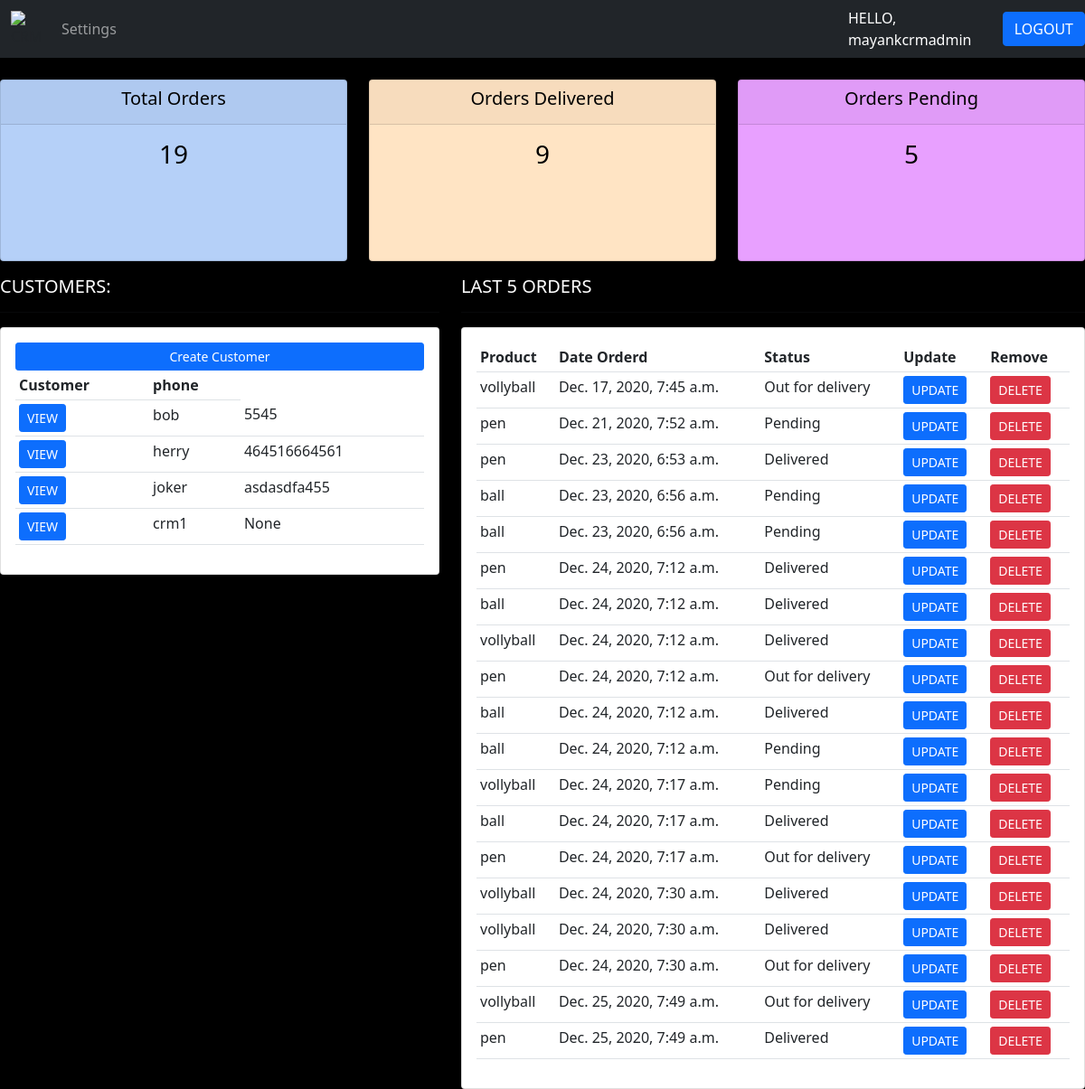
The app's page / (signed in) with its own data.
### accounts/models.py (models this page shows, shortened)
class Customer(models.Model):
    user = models.OneToOneField(User,null=True,blank=True, on_delete = models.CASCADE)
    name = models.CharField(max_length=200,null=True)
    phone = models.CharField(max_length=200,null=True)
    email = models.CharField(max_length=200,null=True)
    profile_pic = models.ImageField(default='profile.png',null=True, blank=True)
    date_created = models.DateTimeField(auto_now_add=True,null=True)

class Order(models.Model):
    STATUS =(
        ('Pending', 'Pending'),
        ('Out for delivery','out for delivery'),
        ('Delivered', 'Delivered')
    )
    customer= models.ForeignKey(Customer, on_delete=models.SET_NULL, null=True)
    product = models.ForeignKey(Product, on_delete=models.SET, null=True)
    status = models.CharField(max_length=200,null=True, choices=STATUS)
    date_created = models.DateTimeField(auto_now_add=True,null=True)
    note = models.CharField(max_length=200,null=True)

class Product(models.Model):
    CATEGORY = (
        ('Indoor', 'Indoor'),
        ('Outdoor', 'Outdoor'),
        )
    name = models.CharField(max_length=200)
    price= models.FloatField(null=True)
    category = models.CharField(max_length=200,null=True, choices=CATEGORY)
    description = models.CharField(max_length=200,null=True)
    date_created = models.DateTimeField(max_length=200,null=True)
    tags = models.ManyToManyField(Tag)
    def __str__(self):
        return self.name

### accounts/decorators.py (the view)
	def wrapper_function(request, *args, **kwargs):
		group = None
		if request.user.groups.exists():
			group = request.user.groups.all()[0].name
		if group == 'customer':
			return redirect('user-page')
		if group == 'admin':
			return view_func(request, *args, **kwargs)

### accounts/views.py (called while the page is built)
@login_required(login_url='login')
@admin_only
def home(request):
    customer=Customer.objects.all()
    order = Order.objects.all()
    total_customer = customer.count()
    total_order = order.count()
    delivered = order.filter(status='Delivered').count()
    pending = order.filter(status='Pending').count()
    context = {'order':order,'customer':customer,'total_order':total_order,'delivered':delivered,'pending':pending,'total_customer':total_customer,}
    return render(request,'accounts/dashboard.html',context)

### accounts/templates/accounts/dashboard.html (shortened to what this page needs)
{% extends "accounts/base.html" %}
{% block content %}
{% include 'accounts/status.html' %}
<div class="row">
	<div class="col-md-5">
		<h5>CUSTOMERS:</h5>
		<hr>
		<div class="card card-body">
			<a class="btn btn-primary  btn-sm btn-block" href="">Create Customer</a>
			<table class="table table-sm">
				<tr>
					<th>Customer</th>
					<th>phone</th>
				</tr>
				{% for customers in customer %}
				 <tr>
					<td><a class="btn btn-sm btn-primary"href="{% url 'customers' customers.id %}">VIEW</a></td>
					<td>{{customers.name}}</td>
					<td>{{customers.phone}}</td>
    			</tr>
				{% endfor %}
			</table>
		</div>
	</div>
	<div class="col-md-7">
		<h5>LAST 5 ORDERS</h5>
		<hr>
		<div class="card card-body">
			<table class="table table-sm">
				<tr>
					<th>Product</th>
					<th>Date Orderd</th>
					<th>Status</th>
					<th>Update</th>
					<th>Remove</th>
				</tr>
				{% for i in order  %}
						<tr>
						<td>{{i.product}}</td>
						<td>{{i.date_created}}</td>
						<td>{{i.status}}</td>
						<td> <a class='btn btn-sm btn-primary' href="{% url 'update_order' i.id %}">UPDATE</a> </td>
						<td> <a class='btn btn-sm btn-danger' href="{% url 'delete_order' i.id %}">DELETE</a> </td>
						</tr>
				{% endfor %}
			</table>
		</div>
	</div>
</div>
{% endblock content %}

### accounts/templates/accounts/base.html (shortened to what this page needs)
<!doctype html>
<html lang="en">
  <head>
    <link href="https://cdn.jsdelivr.net/npm/bootstrap@5.0.0-beta1/dist/css/bootstrap.min.css" rel="stylesheet">
  </head>
  <body>
    {% include 'accounts/navbar.html' %}
    {% block content %}
    {% endblock content %}
  </body>
</html>

### accounts/templates/accounts/navbar.html (shortened to what this page needs)
{% load static %}
<nav class="navbar navbar-expand-lg navbar-dark bg-dark">
  <div class="container-fluid">
    <img src="{%static 'images/logo.png' %}" alt="CRM">
    <div class="collapse navbar-collapse" id="navbarNav">
      <ul class="navbar-nav">
        {% if requet.user.is_staff %}
                  <li class="nav-item">
                    <a class="nav-link" href="{%url 'home'%}">DashBoard</a>
                  </li>
                  <li class="nav-item">
                    <a class="nav-link" href="{%url 'products'%}">Products</a>
                  </li>
              {% else %}
                 <li class="nav-item">
                   <a class="nav-link" href="{%url 'account'%}">Settings</a>
                 </li>
        {% endif %}
      </ul>
    </div>
  </div>
  <span id = "msg">HELLO,   {{request.user}}</span>
  <span><a href="{%url 'logout' %}"  class = "btn btn-primary"> LOGOUT </a></span>
</nav>

### accounts/templates/accounts/status.html (shortened to what this page needs)
<br>
<div class="row">
	<div class="col">
		<div class="col-md">
			<div class="card text-center text-white  mb-3" id="total-orders">
			  	<div class="card-header">
			  		<h5 class="card-title">Total Orders</h5>
			  	</div>
			  	<div class="card-body">
			    	<h3 class="card-title">{{total_order}}</h3>
			  	</div>
			</div>
		</div>
	</div>
	<div class="col">
		<div class="col-md">
			<div class="card text-center text-white  mb-3" id="orders-delivered">
			  	<div class="card-header">
			  		<h5 class="card-title">Orders Delivered</h5>
			  	</div>
			  	<div class="card-body">
			    	<h3 class="card-title">{{delivered}}
					</h3>
			  	</div>
			</div>
		</div>
	</div>
	<div class="col">
		<div class="col-md">
			<div class="card text-center text-white  mb-3" id="orders-pending">
			  	<div class="card-header">
			  		<h5 class="card-title">Orders Pending</h5>
			  	</div>
			  	<div class="card-body">
			    	<h3 class="card-title">{{pending}}</h3>
			  	</div>
			</div>
		</div>
	</div>
</div>

### accounts/templates/accounts/base.html (style rules this page uses)
body { background-color: black }

### accounts/templates/accounts/navbar.html (style rules this page uses)
#msg { color:white; margin-right:20px; }

### accounts/templates/accounts/status.html (style rules this page uses)
.card-title { color: black; }
#total-orders { padding-bottom: 76px; background-color: #b5d0f8; }
#orders-delivered { padding-bottom: 76px; background-color: bisque; }
#orders-pending { padding-bottom: 76px; background-color: #e8a0ff; }

### accounts/templates/accounts/dashboard.html (style rules this page uses)
h5 { color: white; }

### records on screen
Customer: name "bob", phone "5545"
Customer: name "herry", phone "464516664561"
Customer: name "joker", phone "asdasdfa455"
Customer: name "crm1", phone "None"
Order: product "vollyball", date_created "Dec. 17, 2020, 7:45 a.m.", status "Out for delivery"
Order: product "pen", date_created "Dec. 21, 2020, 7:52 a.m.", status "Pending"
Order: product "pen", date_created "Dec. 23, 2020, 6:53 a.m.", status "Delivered"
Order: product "ball", date_created "Dec. 23, 2020, 6:56 a.m.", status "Pending"
Order: product "ball", date_created "Dec. 23, 2020, 6:56 a.m.", status "Pending"
Order: product "pen", date_created "Dec. 24, 2020, 7:12 a.m.", status "Delivered"
Order: product "ball", date_created "Dec. 24, 2020, 7:12 a.m.", status "Delivered"
Order: product "vollyball", date_created "Dec. 24, 2020, 7:12 a.m.", status "Delivered"
Order: product "pen", date_created "Dec. 24, 2020, 7:12 a.m.", status "Out for delivery"
Order: product "ball", date_created "Dec. 24, 2020, 7:12 a.m.", status "Delivered"
Order: product "ball", date_created "Dec. 24, 2020, 7:12 a.m.", status "Pending"
Order: product "vollyball", date_created "Dec. 24, 2020, 7:17 a.m.", status "Pending"
Order: product "ball", date_created "Dec. 24, 2020, 7:17 a.m.", status "Delivered"
Order: product "pen", date_created "Dec. 24, 2020, 7:17 a.m.", status "Out for delivery"
Order: product "vollyball", date_created "Dec. 24, 2020, 7:30 a.m.", status "Delivered"
Order: product "vollyball", date_created "Dec. 24, 2020, 7:30 a.m.", status "Delivered"
Order: product "pen", date_created "Dec. 24, 2020, 7:30 a.m.", status "Out for delivery"
Order: product "vollyball", date_created "Dec. 25, 2020, 7:49 a.m.", status "Out for delivery"
Order: product "pen", date_created "Dec. 25, 2020, 7:49 a.m.", status "Delivered"

### other values on screen
{{ request.user }} "mayankcrmadmin"
{{ total_order }} "19"
{{ delivered }} "9"
{{ pending }} "5"
